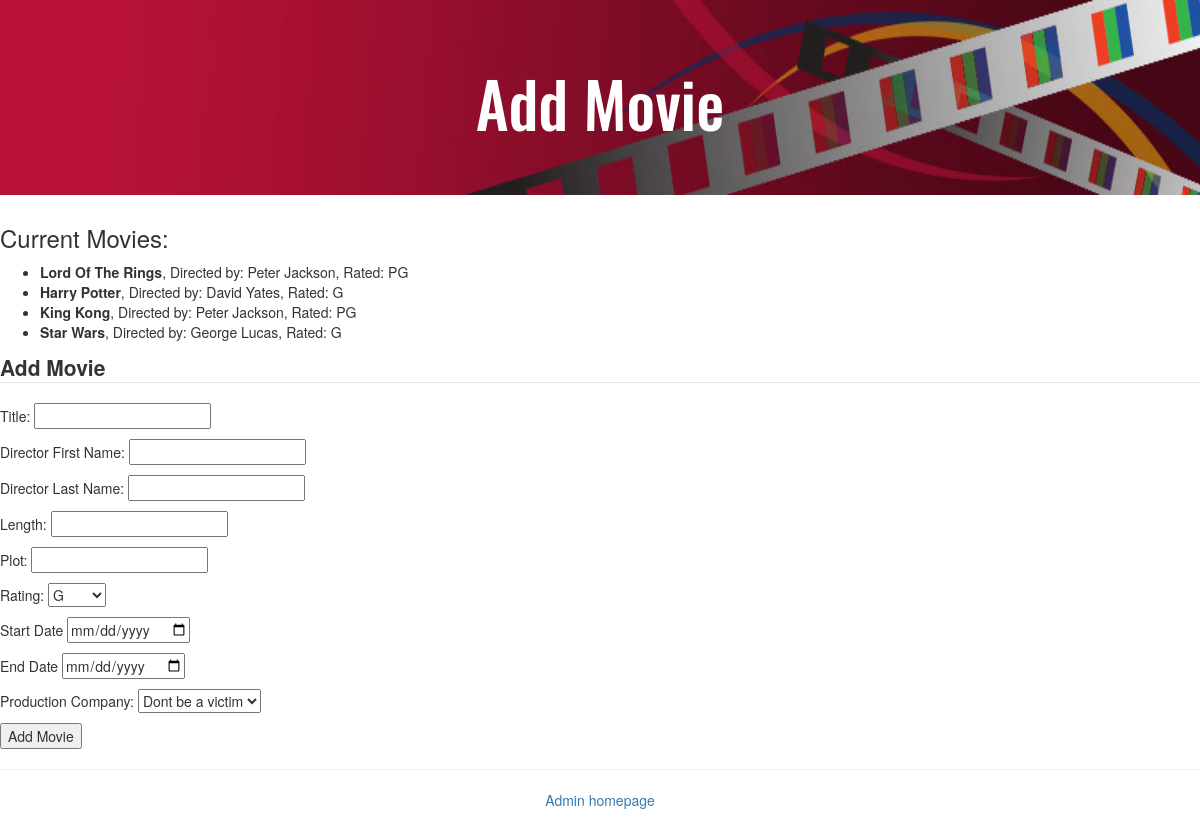
The page /add_movie.php on the database its author committed.
### tables this page shows
CREATE TABLE `movie` (
  `Movie_id` int(10) NOT NULL,
  `Title` varchar(50) NOT NULL,
  `Director_fname` varchar(50) DEFAULT NULL,
  `Director_lname` varchar(50) DEFAULT NULL,
  `Length` int(11) DEFAULT NULL,
  `Plot` varchar(200) DEFAULT NULL,
  `Rating` enum('G','PG','PG13','14A','18+','R') DEFAULT NULL,
  `Prod_company` varchar(50) DEFAULT NULL,
  `Start_date` date DEFAULT NULL,
  `End_date` date DEFAULT NULL
);

### add_movie.php (the view, shortened to what this page needs)
<html>
 <head>
     <link rel="stylesheet" href="https://maxcdn.bootstrapcdn.com/bootstrap/3.3.7/css/bootstrap.min.css">
 </head>
 <body>
 <div class="jumbotron text-center" style = "background-image: url(Pics/film_banner.jpg); background-size: 100% 100%;">
          <h1 class="display-4" style = "color:white; font-family: 'Oswald', sans-serif;">Add Movie</h1>
		  </div>
   <?php
   $conn = connect();
   $sql = "SELECT * FROM movie WHERE 1";
   $result = $conn->query($sql);
   echo "<h3> Current Movies: </h3>";
   echo "<ul>";
   $space = "";
   while($row = $result->fetch_assoc()){
     echo "<li><strong>" . $row['Title'] . "</strong>, Directed by: " . $row['Director_fname'] . " "  . $row['Director_lname'] . ", Rated: " . $row['Rating'];
   }
   echo "</ul>";
   echo"<form  action='add_movie_backend.php' method='post' accept-charset='UTF-8'><fieldset ><legend><strong>Add Movie</strong></legend>";
   echo "<p>Title:  <input type=text name=title required='{$space}' id=email  maxlength=50  </p>
         <p>Director First Name: <input type=text name=d_fname maxlength=50 /> </p>
         <p>Director Last Name: <input type='text' name=d_lname' maxlength=50  /> </p>
         <p>Length: <input type='number' name='length' /> </p>
         <p>Plot: <input type='text' name='plot' /> </p>
         <p>Rating: <select name=rating> <option value=G>G</option> <option value=PG>PG</option> <option value=PG13>PG13</option> <option value=14A>14A</option> <option value=18+>18+</option> <option value=R>R</option></select></p>
         <p>Start Date <input type='date' name='start_date'  maxlength=50 /> </p>
         <p>End Date <input type='date' name='end_date'   maxlength=50 /> </p>";
   $sql = "SELECT * FROM supplier WHERE 1";
   $result2 = $conn->query($sql);
   echo "<p>Production Company: <select name=supplier>";
   while($row2 = $result2->fetch_assoc()){
     echo "<option value='{$row2['Company_name']}'>" . $row2['Company_name'] . "</option>";
   }
   echo "</select></p><input type='submit' name='Submit' value='Add Movie' /></form>";
  ?>
	<hr class="my-4">
      <p class = 'text-center'> <a href="admin_index.php"> Admin homepage</a> </p>
 </body>
</html>

### rows shown on the page
movie: Title "Lord Of The Rings", Director_fname "Peter", Director_lname "Jackson", Rating "PG"
movie: Title "Harry Potter", Director_fname "David", Director_lname "Yates", Rating "G"
movie: Title "King Kong", Director_fname "Peter", Director_lname "Jackson", Rating "PG"
movie: Title "Star Wars", Director_fname "George", Director_lname "Lucas", Rating "G"

### other values the page prints
form field supplier "Dont be a victim"
